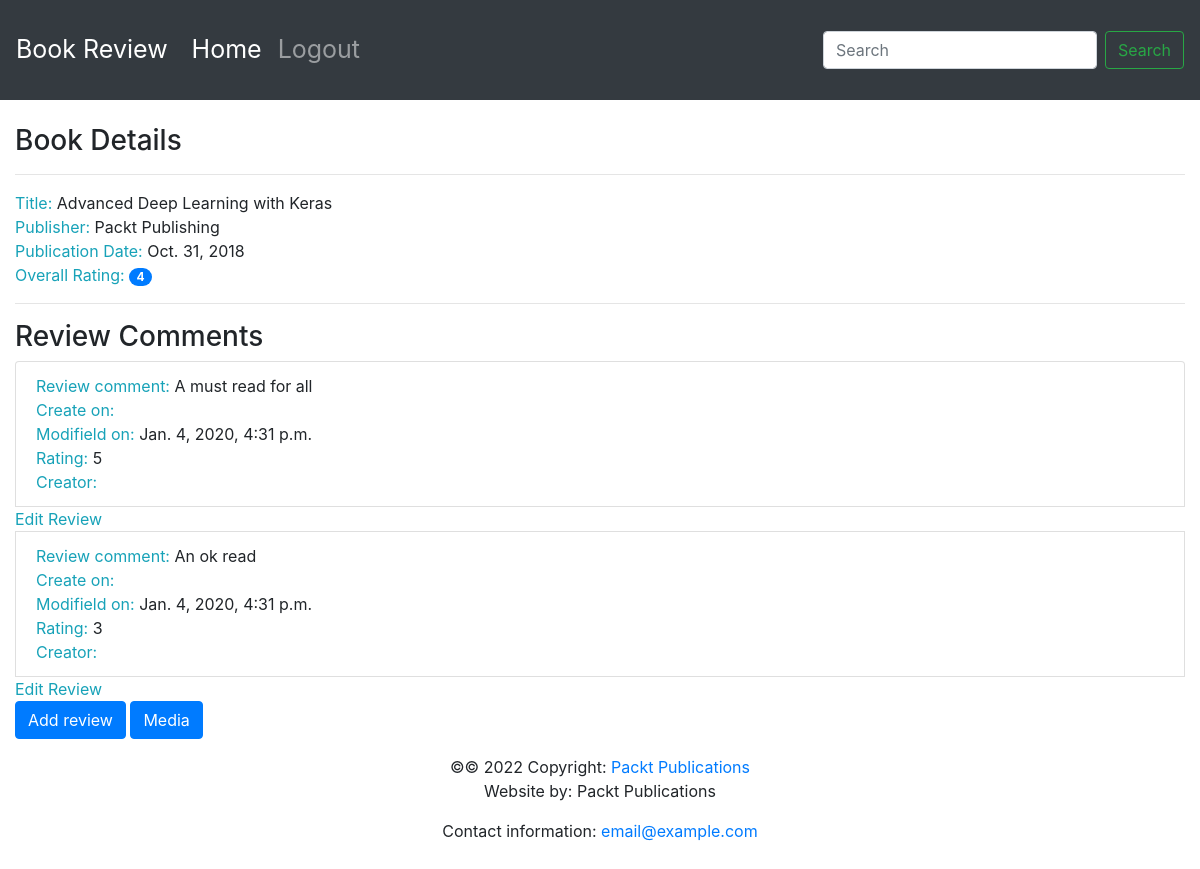
The page /books/1/ on the database as committed earlier.
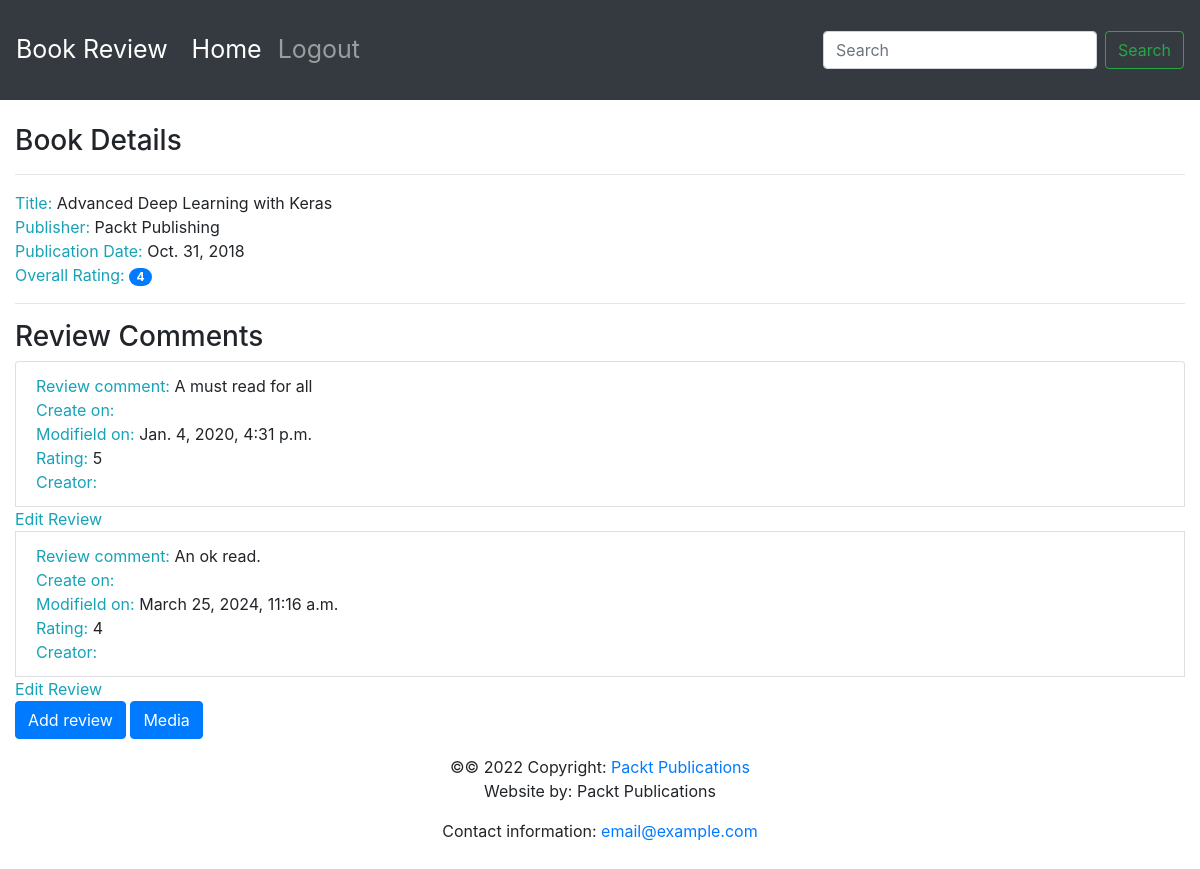
The same page on the database as committed later.
### reviews/models.py (models this page shows)
class Review(models.Model):
    content = models.TextField(help_text="The Review text.")
    rating = models.IntegerField(help_text="The rating the reviewer has given.")
    date_created = models.DateTimeField(auto_now_add=True,
                                        help_text="The date and time the review was created.")
    date_edited = models.DateTimeField(null=True,
                                       help_text="The date and time the review was last edited.")
    creator = models.ForeignKey(auth.get_user_model(), on_delete=models.CASCADE)
    book = models.ForeignKey(Book, on_delete=models.CASCADE,
                             help_text="The Book that this review is for.")

### reviews/views.py (the view)
# urls.py: path('books/<int:pk>/', views.book, name='book'),
def book(request, pk):
    book = get_object_or_404(Book, pk=pk)
    reviews = book.review_set.all()
    if (reviews):
        book_rating = average_rating([review.rating for review in reviews])
        context = {
            'book': book,
            'book_rating': book_rating,
            'reviews': reviews,
        }
    else:
        context = {
            'book': book,
            'book_rating': None,
            'reviews': None
        }
    return render(request,'book.html',context)

### reviews/models.py (called while the page is built)
    def __str__(self):
        return self.name

### reviews/utils.py (called while the page is built)
def average_rating(rating_list):
    if not rating_list:
        return 0
    return round(sum(rating_list) / len(rating_list))

### reviews/templates/book.html (shortened to what this page needs)
{% extends "base.html" %}
{% block content %}
<br>
<h3>Book Details</h3>
<hr>
<span class='text-info'>Title: </span>
<span>{{ book.title }}</span>
<br>
<span class='text-info'>Publisher: </span>
<span>{{ book.publisher }}</span>
<br>
<span class='text-info'>Publication Date: </span>
<span>{{ book.publication_date }}</span>
<br>
    {% if not reviews %}
    <hr>
    <h3>Be the first one to write a review.</h3>
    {% else %}
    <span class='text-info'>Overall Rating: </span>
    <span class='badge badge-primary badge-pill'>{{ book_rating }}</span>
    <br>
    <hr>
    <h3>Review Comments</h3>
    <ul class='list-group'>
        {% for item in reviews %}
        <li class='list-group-item'>
            <span class='text-info'>Review comment: </span>
            <span>{{ item.content }}</span>
            <br>
            <span class='text-info'>Create on: </span>
            <br>
            <span class='text-info'>Modifield on: </span>
            <span>{{ item.date_edited }}</span>
            <br>
            <span class='text-info'>Rating: </span>
            <span>{{ item.rating }}</span>
            <br>
            <span class='text-info'>Creator: </span>
            <br>
        </li>
        <a class='text-info' href={% url 'review_edit' book.pk item.pk %}>Edit Review</a>
        {% endfor %}
    </ul>
    {% endif %}
    <a class="btn btn-primary" href={% url 'review_create' book.pk %}>Add review</a>
    <a class="btn btn-primary" href={% url 'book_media' book.pk %}>Media</a>
{% endblock %}

Rows that differ between the two databases and show on the page:
changed Review: content "An ok read" → "An ok read."; date_edited "Jan. 4, 2020, 4:31 p.m." → "March 25, 2024, 11:16 a.m."; rating "3" → "4"
